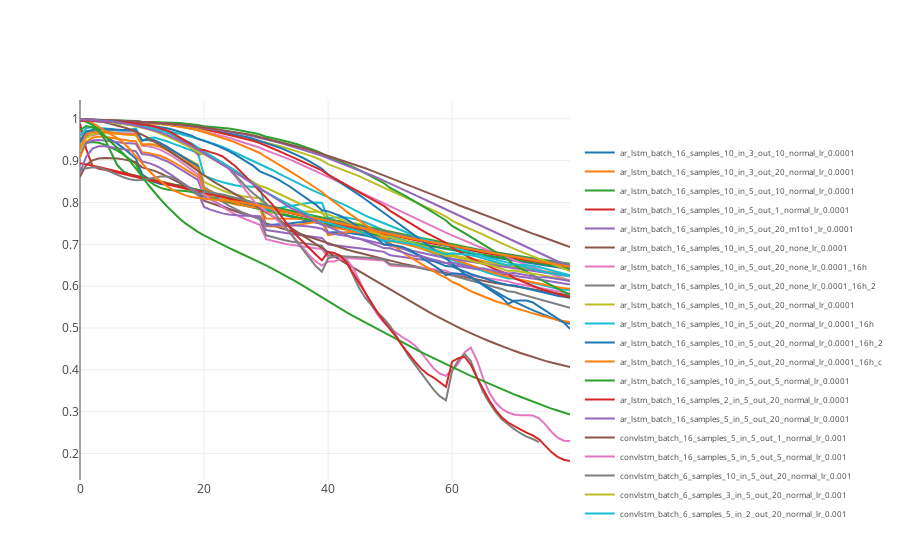

Write notebook code for a chart like this one.
### Code cell
traces = []
for exp, ev in evaluators.items():
#     if not '_bad' in exp.lower():
#         continue
#     if 'resnet' in exp.lower():
#         continue
    df = ev.get_ssim_values()

    x = df.index.values
    y = df['mean'].values
    error = None # df['std'].values
    traces.append(go.Scatter(x=x, y=y, name=exp, error_y=dict(array=error)))

layout = dict(
    legend=dict(
        y=0.9,
#         traceorder='reversed',
        font=dict(
            size=8
        )
    )
)

plotly.offline.iplot({
        "data": traces,
        "layout": layout
    })
